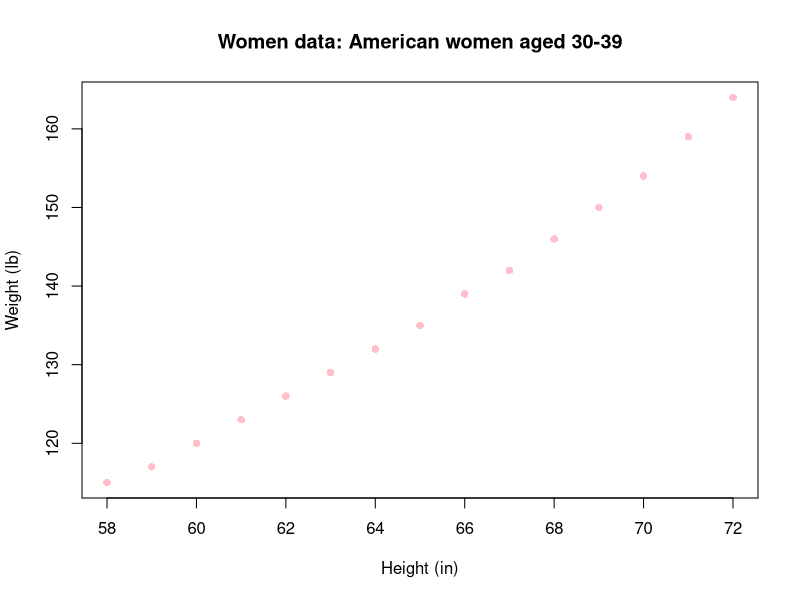

Reproduce this figure in R. (Note: this script raises an error after producing the figure.)
### Z2 MIRIAN FELICES RUIZ ###
# To begin this task, first of all, I chose a series of data in the link proposed by the teacher.
# I chose the one called "Average Heights and Weights for American Women"
# Since I didn't know how to download it, I searched the internet and found that I had to put the following code:
data(women)
# In order to see the table well, I wrote:
View(women)
# To understand the table limits, I wrote the following:
summary (women)
# Before creating my hypothesis, I investigated with the example that was given to me on the website itself and added what we did in class on monday 8th (color the plot):
require(graphics)
plot(women, 
     xlab = "Height (in)", 
     ylab = "Weight (lb)",
     main = "Women data: American women aged 30-39",
     pch=16,
     col="pink")

# Since the data shows a gradual increase in weight as height increases, it is possible, we can observe a positive trend in your graph, indicating a positive correlation between height and weight.

# Then, we create the hypothesis:
# Hypothesis: There is a significant relationship between height and weight for American women ages 30 to 39, and this relationship varies by body mass index (BMI), being more pronounced in women with a BMI in the healthy range (18.5 to 24.9).

# Firstly, we have to calculate the BMI
# We follow this formula: BMI = (Weight (lbs)) / (Height (in))^2 *703
# We have to create a function to calculate the BMI
BMI <- function(w,h){
  result <- (w/h^2)*703
  return (result)
}
# We check that it works
BMI(115,58)

#We want to add a third column to the table where the BMI of all
bmi_data <- women$weight / (women$height * women$height) * 703
#Now we modify the data frame adding this new column
women$BMI <- bmi_data
print(women)

#After today's class (Monday), I discovered that it can be done in the following way as well:
women <- mutate(women, #adding new column based on a condition
                 BMI = weight/(height*height) ) 

# Since the relationship is more pronounced in women with a BMI in the healthy range (18.5 to 24.9), we first have to classify what percentage of women are in the healthy range.
# To do this, we will create the following function:
bmi_classifier <- function(bmi_data) {
  if (bmi_data > 18.5 & bmi_data < 24.9) {
    bmi_class <-  'Healthy'
  } else {
    bmi_class <-  'Not healthy'
  }
  return(c(bmi_data, bmi_class))
}
# Now we see which of our group of women has a healthy bmi
# After trying and failing, I searched the internet and discovered that "bmi_data" is a vector with multiple elements, and the if construct in R can only handle a logical condition for a single value, not for an entire vector.
#Therefore, I have found out that putting the following creates a function applicable to integer vectors
bmi_classifier <- function(bmi_data) {
  bmi_class <- ifelse(bmi_data > 18.5 & bmi_data < 24.9, 'Healthy', 'Not healthy')
  return(cbind(bmi_data, bmi_class))
}
result_bmi <- bmi_classifier(bmi_data)
result_bmi

# We apply this new vector as a fourth column to our table
women$Classifier <- result_bmi
print(women)
# Since all our data is between 18.5 and 24.9, we can affirm that all our women have a healthy BMI

# To finally see if there is a significant relationship between height and weight, we are calculating the correlation
# Correlation is a statistical measure (between -1 and 1) that describes the relationship between two variables (height and weight)
# If the correlation coefficient is significantly positive, it implies that taller women tend to weigh more, supporting our hypothesis. 
# If the correlation is close to zero or negative, it suggests a weak or inverse relationship between height and weight.
# To calculate correlation, we have to put:
correlation <- cor(women$height, women$weight)
print(correlation)
# Since our correlation is a very high number (0.9954948), this means that, in general, as a woman's height increases, her weight also tends to increase in proportion
# Finally, we can conclude that our hypothesis is true.
# But, although there is a strong correlation between height and weight, we cannot conclude that height causes weight or vice versa. Other factors may be contributing to this relationship, and more research would be needed to reach a solid and safe conclusion.